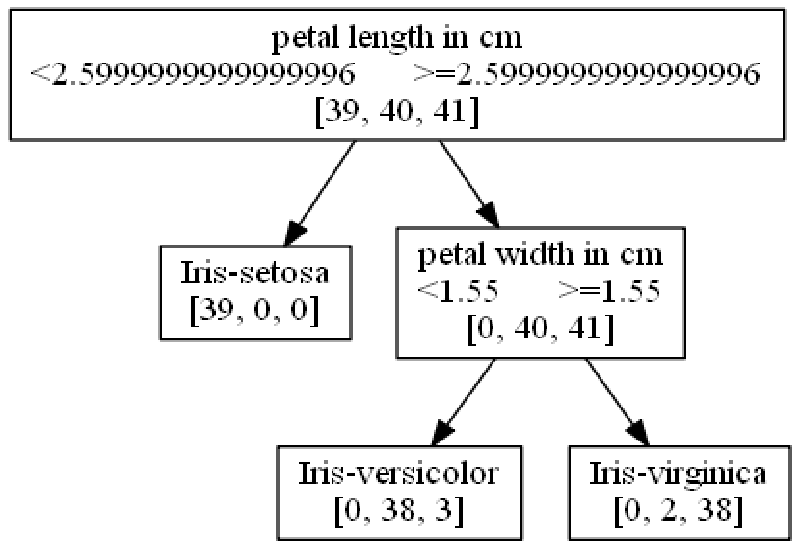

Write the Python code that produced this figure.
import csv 
import os
import shutil
from PIL import Image

def attribute(i):
	if int(i) ==0:
		return "sepal length in cm"
	if int(i) ==1:
		return "sepal width in cm"
	if int(i)==2:
		return "petal length in cm"
	if int(i) ==3:
		return "petal width in cm"

def draw_ori_tree():
	csvfile=open("dec_tree.csv","r")
	reader=csv.reader(csvfile)
	gv_file=open('ori_tree.gv','w')
	gv_file.write("digraph Tree{node[shape=box];")
	shutil.rmtree('pic')
	os.mkdir('pic')
	dectree=[]
	orderDectree=[]
	parent=dict()
	root=-1
	for row in reader:
		if reader.line_num==1:
			continue
		dectree.append(row)
	csvfile.close()

	for i in range (len(dectree)):
		j=dectree[i][0]
		if dectree[i][1]!='':
			parent[(dectree[i][1])]=j
		if dectree[i][2]!='':
			parent[(dectree[i][2])]=j
	for j in range (len(dectree)):
		if str(j) not in parent:
			root=j
	#sort nodes
	for i in range (len(dectree)):
		for j in range (len(dectree)):
			if int(dectree[j][0])==i:
				orderDectree.append(dectree[j])
	for i in range (len(orderDectree)):
		gv_file.write(str(orderDectree[i][0]))
		if orderDectree[i][5]=='leaf':
			gv_file.write('[label='+'"'+orderDectree[i][3])
		if orderDectree[i][5]=='decision':
			gv_file.write('[label='+'"'+attribute(orderDectree[i][3])+'\n<'+orderDectree[i][4]+'      >='+orderDectree[i][4])
		gv_file.write('\n'+orderDectree[i][6]+'"'+'];')
		if i!=root:
			gv_file.write(str(parent['%i'%i])+'->'+str(i)+'[labeldistance=2.5,')
			if int(orderDectree[int(parent['%i'%i])][1])==i:
				gv_file.write('labellangle='+str(45)+'];')
			if int(orderDectree[int(parent['%i'%i])][2])==i:
				gv_file.write('labellangle='+str(-45)+'];')			
		gv_file.write('}')
		gv_file.close()
		os.system('dot ori_tree.gv -Tpng -o pic/ori_tree_'+str(i)+'.png')
		gv_file=open('ori_tree.gv','a+')
		gv_file.seek(-1,os.SEEK_END)
		gv_file.truncate()
	gv_file.write('}')	
	gv_file.close()
	os.system('dot ori_tree.gv -Tpng -o ori_tree.png')
	im=Image.open('ori_tree.png')
	nim=im.resize((800,550))
	nim.save('ori_tree.png',quality=300)

draw_ori_tree()


	
